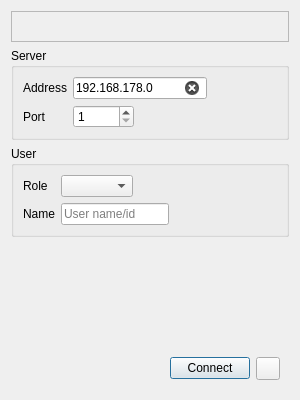
<?xml version="1.0" encoding="UTF-8"?>
<ui version="4.0">
 <class>dConnect</class>
 <widget class="QDialog" name="dConnect">
  <property name="geometry">
   <rect>
    <x>0</x>
    <y>0</y>
    <width>300</width>
    <height>400</height>
   </rect>
  </property>
  <property name="windowTitle">
   <string>Connect to Server</string>
  </property>
  <property name="windowIcon">
   <iconset resource="ectec.qrc">
    <normaloff>:/ectec-icon.svg</normaloff>:/ectec-icon.svg</iconset>
  </property>
  <layout class="QVBoxLayout" name="verticalLayout">
   <item>
    <widget class="QFrame" name="frameMenuBar">
     <property name="frameShape">
      <enum>QFrame::StyledPanel</enum>
     </property>
     <property name="frameShadow">
      <enum>QFrame::Raised</enum>
     </property>
     <layout class="QHBoxLayout" name="horizontalLayout_2">
      <property name="spacing">
       <number>6</number>
      </property>
      <property name="leftMargin">
       <number>6</number>
      </property>
      <property name="topMargin">
       <number>3</number>
      </property>
      <property name="rightMargin">
       <number>6</number>
      </property>
      <property name="bottomMargin">
       <number>3</number>
      </property>
      <item>
       <spacer name="horizontalSpacer_2">
        <property name="orientation">
         <enum>Qt::Horizontal</enum>
        </property>
        <property name="sizeHint" stdset="0">
         <size>
          <width>40</width>
          <height>20</height>
         </size>
        </property>
       </spacer>
      </item>
      <item>
       <widget class="QToolButton" name="toolButtonMenu">
        <property name="sizePolicy">
         <sizepolicy hsizetype="Fixed" vsizetype="Fixed">
          <horstretch>0</horstretch>
          <verstretch>0</verstretch>
         </sizepolicy>
        </property>
        <property name="minimumSize">
         <size>
          <width>0</width>
          <height>0</height>
         </size>
        </property>
        <property name="icon">
          <iconset theme="configure">
          <normaloff>../../../../../../</normaloff>../../../../../../</iconset>
        </property>
        <property name="popupMode">
         <enum>QToolButton::InstantPopup</enum>
        </property>
        <property name="autoRaise">
         <bool>true</bool>
        </property>
       </widget>
      </item>
     </layout>
    </widget>
   </item>
   <item>
    <widget class="QGroupBox" name="groupServer">
     <property name="title">
      <string>Server</string>
     </property>
     <property name="checked">
      <bool>false</bool>
     </property>
     <layout class="QFormLayout" name="formLayout">
      <property name="fieldGrowthPolicy">
       <enum>QFormLayout::FieldsStayAtSizeHint</enum>
      </property>
      <item row="0" column="0">
       <widget class="QLabel" name="labelAddress">
        <property name="text">
         <string>Address</string>
        </property>
        <property name="buddy">
         <cstring>entryAddress</cstring>
        </property>
       </widget>
      </item>
      <item row="0" column="1">
       <widget class="QLineEdit" name="entryAddress">
        <property name="text">
         <string notr="true">192.168.178.0</string>
        </property>
        <property name="frame">
         <bool>true</bool>
        </property>
        <property name="placeholderText">
         <string notr="true">192.168.178.28</string>
        </property>
        <property name="clearButtonEnabled">
         <bool>true</bool>
        </property>
       </widget>
      </item>
      <item row="2" column="0">
       <widget class="QLabel" name="labelPort">
        <property name="text">
         <string>Port</string>
        </property>
        <property name="buddy">
         <cstring>spinBoxPort</cstring>
        </property>
       </widget>
      </item>
      <item row="2" column="1">
       <widget class="QSpinBox" name="spinBoxPort">
        <property name="minimum">
         <number>1</number>
        </property>
        <property name="maximum">
         <number>65530</number>
        </property>
       </widget>
      </item>
     </layout>
    </widget>
   </item>
   <item>
    <widget class="QGroupBox" name="groupUser">
     <property name="title">
      <string>User</string>
     </property>
     <layout class="QFormLayout" name="formLayout_2">
      <property name="fieldGrowthPolicy">
       <enum>QFormLayout::FieldsStayAtSizeHint</enum>
      </property>
      <item row="1" column="0">
       <widget class="QLabel" name="labelRole">
        <property name="text">
         <string>Role</string>
        </property>
        <property name="buddy">
         <cstring>comboBoxRole</cstring>
        </property>
       </widget>
      </item>
      <item row="2" column="0">
       <widget class="QLabel" name="labelName">
        <property name="text">
         <string>Name</string>
        </property>
        <property name="buddy">
         <cstring>entryName</cstring>
        </property>
       </widget>
      </item>
      <item row="1" column="1">
       <widget class="QComboBox" name="comboBoxRole">
        <property name="sizeAdjustPolicy">
         <enum>QComboBox::AdjustToContents</enum>
        </property>
       </widget>
      </item>
      <item row="2" column="1">
       <widget class="QLineEdit" name="entryName">
        <property name="maxLength">
         <number>20</number>
        </property>
        <property name="placeholderText">
         <string>User name/id</string>
        </property>
       </widget>
      </item>
     </layout>
    </widget>
   </item>
   <item>
    <spacer name="verticalSpacer">
     <property name="orientation">
      <enum>Qt::Vertical</enum>
     </property>
     <property name="sizeHint" stdset="0">
      <size>
       <width>20</width>
       <height>40</height>
      </size>
     </property>
    </spacer>
   </item>
   <item>
    <widget class="QFrame" name="frameBottom">
     <property name="frameShape">
      <enum>QFrame::NoFrame</enum>
     </property>
     <layout class="QHBoxLayout" name="horizontalLayout">
      <item>
       <widget class="QLabel" name="labelStatus">
        <property name="textInteractionFlags">
         <set>Qt::LinksAccessibleByMouse</set>
        </property>
       </widget>
      </item>
      <item>
       <spacer name="horizontalSpacer">
        <property name="orientation">
         <enum>Qt::Horizontal</enum>
        </property>
        <property name="sizeHint" stdset="0">
         <size>
          <width>40</width>
          <height>20</height>
         </size>
        </property>
       </spacer>
      </item>
      <item>
       <widget class="QPushButton" name="buttonConnect">
        <property name="text">
         <string>Connect</string>
        </property>
        <property name="icon">
         <iconset theme="network-connect">
          <normaloff>.</normaloff>.</iconset>
        </property>
       </widget>
      </item>
      <item>
       <widget class="QToolButton" name="buttonClose">
        <property name="text">
         <string/>
        </property>
        <property name="icon">
         <iconset theme="window-close">
          <normaloff>.</normaloff>.</iconset>
        </property>
       </widget>
      </item>
     </layout>
    </widget>
   </item>
  </layout>
 </widget>
 <tabstops>
  <tabstop>entryAddress</tabstop>
  <tabstop>spinBoxPort</tabstop>
  <tabstop>comboBoxRole</tabstop>
  <tabstop>entryName</tabstop>
  <tabstop>buttonConnect</tabstop>
  <tabstop>buttonClose</tabstop>
  <tabstop>toolButtonMenu</tabstop>
 </tabstops>
 <resources>
  <include location="ectec.qrc"/>
 </resources>
 <connections/>
</ui>
